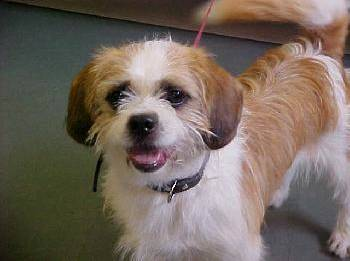
#> input picture Deep_Learning_for_Computer_Vision_with_Python/starter_bundle/ch08/dog.4148.jpg, 350 x 261 px
$ python linear_example.py
#> lines starting #> are read from the running program, lines starting #| are printed output that depends on the picture; after the words box and inside, x2 and y2 are one past the last pixel; in counts of white or black regions, pixels touching at a corner belong together
import numpy as np
import cv2


labels = ["dog", "cat", "panda"]
np.random.seed(1)

# randomly initialize our weight matrix and bias vector -- in a
# *real* training and classification task, these parameters would
# be *learned* by our model, but for the sake of this example,
# let’s use random values
W = np.random.randn(3, 3072)
b = np.random.randn(3)

# load our example image, resize it, and then flatten it into our
# "feature vector" representation
origin = cv2.imread("dog.4148.jpg")
#> origin is the input picture: shape (261, 350, 3); mean B, G, R 93.6, 103.3, 116
image = cv2.resize(origin, (32, 32)).flatten()
#> image = 3072 values, max 228 at index 620, min 0 at index 1478, mean 104.3

# compute the output scores by taking the dot product between the
# weight matrix and image pixels, followed by adding in the bias
scores = W.dot(image) + b
#> scores = [12133.4, -1056.7, 3050.3]

# loop over the scores + labels and display them
for (label, score) in zip(labels, scores):
  print("[INFO] {}: {:.2f}".format(label, score))
#> this loop made 3 passes
#> (label, score) on passes 1 to 3: ('dog', 12133.4), ('cat', -1056.7), ('panda', 3050.3)
#| [INFO] dog: 12133.39
#| [INFO] cat: -1056.65
#| [INFO] panda: 3050.26

# draw the label with the highest score on the image as our
# prediction
cv2.putText(origin, "Label: {}".format(labels[np.argmax(scores)]),
            (10, 30), cv2.FONT_HERSHEY_SIMPLEX, 0.9, (0, 255, 0), 2)
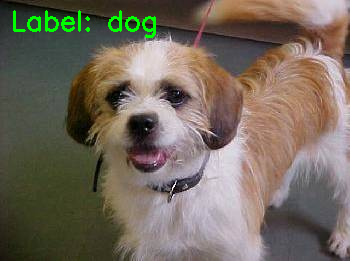
#> origin: shape (261, 350, 3); 1.11% of pixels changed, all inside (x1, y1, x2, y2) = (13, 10, 156, 38)
cv2.imshow("Image", origin)
cv2.waitKey(0)
